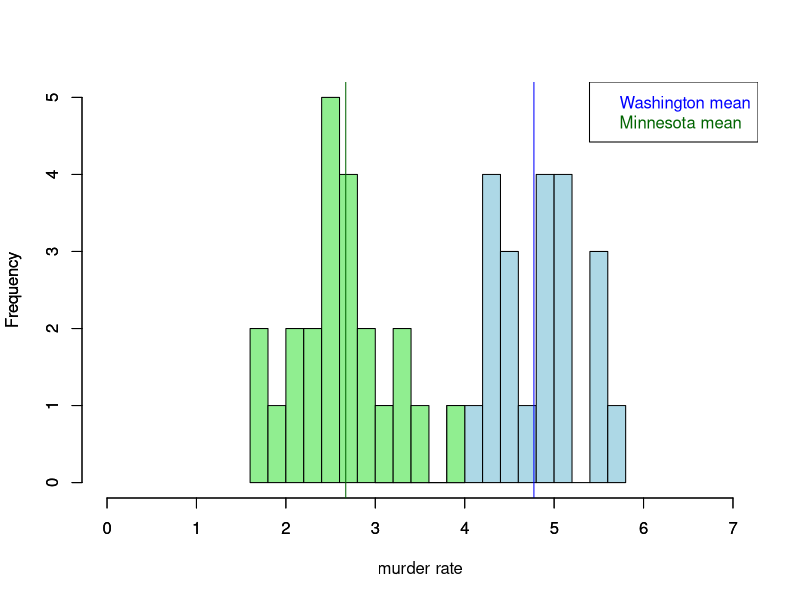

Write R code to recreate this figure.
##Exercise 1
#H0: The mean incarceration rate in Michigan was greater than 200 people per 10^5 members of the population for the previous year.
#H.alt: The mean incarcertaion rate in Michigan was less than 200 people per 10^5 members of the population for the previous year.
guns = read.csv("guns_NRE538.csv",sep=",", header=T, comment.char="#")
guns.MI=subset(guns,state=="Michigan")
t.test(guns.MI$prisoners, alternative=c("less"),mu=200)
#p-value = .998, which is greater than .05, which means that we cannot reject the null hypothesis and accept that the mean incarceration rate in Michigan was greater than 200 people per 10^5 members of the population. 

## Exercise #2
#H0: The murder rate of Washington state and murder rate of Minnesota state are not different from each other.
guns.WAS=subset(guns, state=="Washington")
guns.MIN = subset(guns, state=="Minnesota")

#Manually calculating the p-value
#Method #1
dif.s=c()
for (i in 1:10000){
  dif.s[i]=mean(sample(guns.MIN$murder, length(guns.MIN$murder), replace=TRUE)) - mean(sample(guns.WAS$murder, length(guns.WAS$murder), replace=TRUE))
  }
2*(length(which(dif.s>0))/length(dif.s))
#output=0. Given the distribution of the differences between the means as shown in hist(dif.s), the chance to observe a difference in the means greater than -1.5 (i.e., 0) and less than -2.7 is very small. Therefore, we can assume that the means are not the same (since the distribution does not cover 0), and can reject the null hypothesis that there is no difference between the murder rate in these two states.

#Method #2
WAS.mean=mean(guns.WAS$murder, na.rm=TRUE)
MIN.mean=mean(guns.MIN$murder, na.rm=TRUE)
numerator = WAS.mean - MIN.mean-0
inside = ((22)*sd(guns.MIN$murder)^2+(22)*sd(guns.WAS$murder)^2)/(44)
sp = sqrt(inside)
tstat2 = numerator/(sp*sqrt(1/23 + 1/23))
pval = (1 - pt(tstat2,44))*2
pval #1.33e-15, ~0

t.test(guns.MIN$murder,guns.WAS$murder, paired=FALSE, var.equal = TRUE) #p-value = 1.35e-15
#Since the p-value<.05, we can reject the null hypothesis and assume that there is a difference in the means between murder rates in Washington and Minnesota.

##Notes 
#Confidence intervals
WAS.mean=mean(guns.WAS$murder, na.rm=TRUE)
WAS.mean.SE=sqrt(var(guns.WAS$murder)/length(guns.WAS$murder))
WAS.mean.CI=c(WAS.mean-qnorm(0.975)*WAS.mean.SE, WAS.mean+qnorm(0.975)*WAS.mean.SE)
WAS.mean.CI

MIN.mean=mean(guns.MIN$murder, na.rm=TRUE)
MIN.mean.SE=sqrt(var(guns.MIN$murder)/length(guns.MIN$murder))
MIN.mean.CI=c(MIN.mean-qnorm(0.975)*MIN.mean.SE, MIN.mean+qnorm(0.975)*MIN.mean.SE)
MIN.mean.CI
# WAS.mean.CI = 4.521920 - 5.025906 and MIN.mean.CI = 2.440215 - 2.898915
# These do not overlap, which means that we can reject the null hypothesis that there is no difference in the means.


#Histograms of samples
guns.WAS=subset(guns, state=="Washington")
guns.MIN = subset(guns, state=="Minnesota")
t.test(guns.WAS[,"murder"], guns.MIN[,"murder"], paired=FALSE) #[,"murder"] is another way than saying $"murder"
hist(guns.WAS[,"murder"], breaks=15, col="light blue", xlim=c(0, 7), ylim=c(0,5), xlab="murder rate", main="")
abline(v=mean(guns.WAS[,"murder"]), col="blue")
par(new=TRUE)
hist(guns.MIN[,"murder"], breaks=15, col="light green", xlim=c(0, 7), ylim=c(0,5), xlab="", main="")
abline(v=mean(guns.MIN[,"murder"]), col="dark green")
legend("topright", legend = c("Washington mean", "Minnesota mean"),text.col=c("blue", "dark green"))
